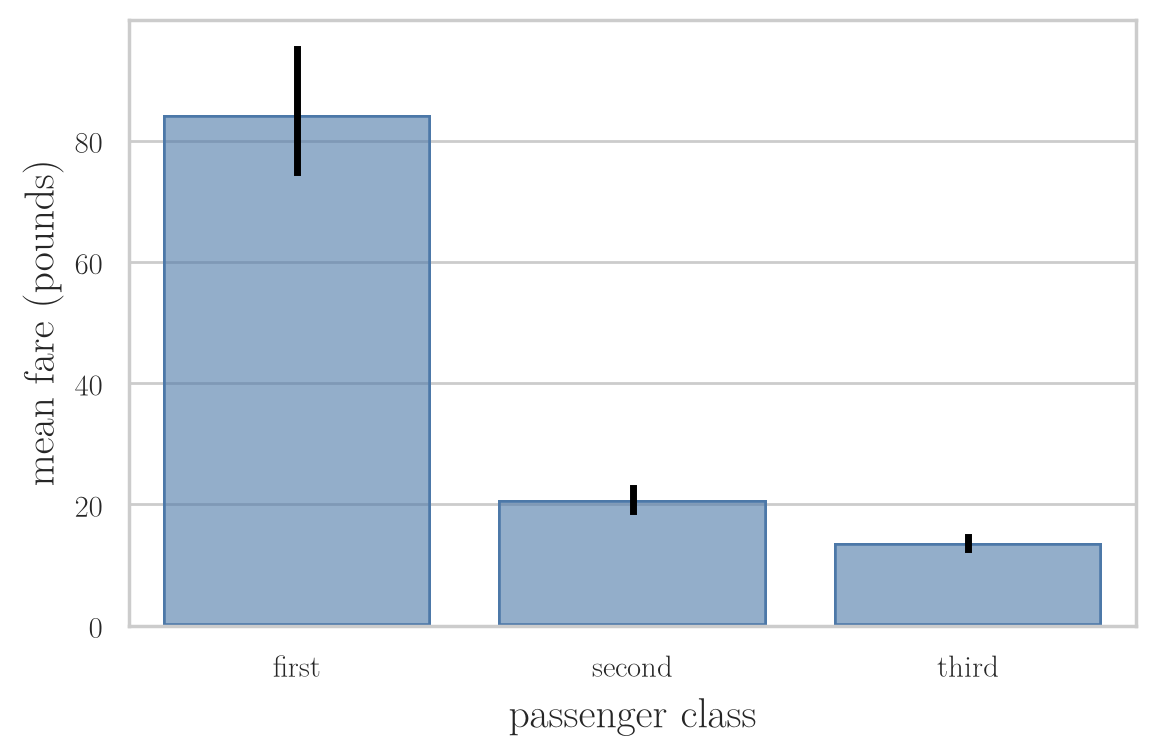

The script that saved this image:
"""Mean Titanic fare per passenger class with 95% confidence intervals as error bars (seaborn's default for an
estimated mean). Training file, 891 passengers."""
from pathlib import Path
import pandas as pd
import seaborn as sns
import seaborn.objects as so

here = Path(__file__).parent
df = pd.read_csv(here.parent / "data" / "titanic_train.csv")
df["class"] = df["Pclass"].map({1: "first", 2: "second", 3: "third"})
plot = (
    so.Plot(df, x="class", y="Fare")
    .add(so.Bar(color="#4C78A8", alpha=0.6), so.Agg("mean"))
    .add(so.Range(color="black", linewidth=2.5), so.Est("mean", errorbar=("ci", 95), seed=0))
    .scale(x=so.Nominal(order=["first", "second", "third"]))
    .label(x="passenger class", y="mean fare (pounds)")
    .layout(size=(6, 4))
    .theme({**sns.axes_style("whitegrid"), "font.family": "Latin Modern Roman", "font.size": 14,
            "axes.labelsize": 15})
)
plot.save(here / "error_bars.png", dpi=200, bbox_inches="tight")
plot.save(here / "error_bars.pdf", bbox_inches="tight")
